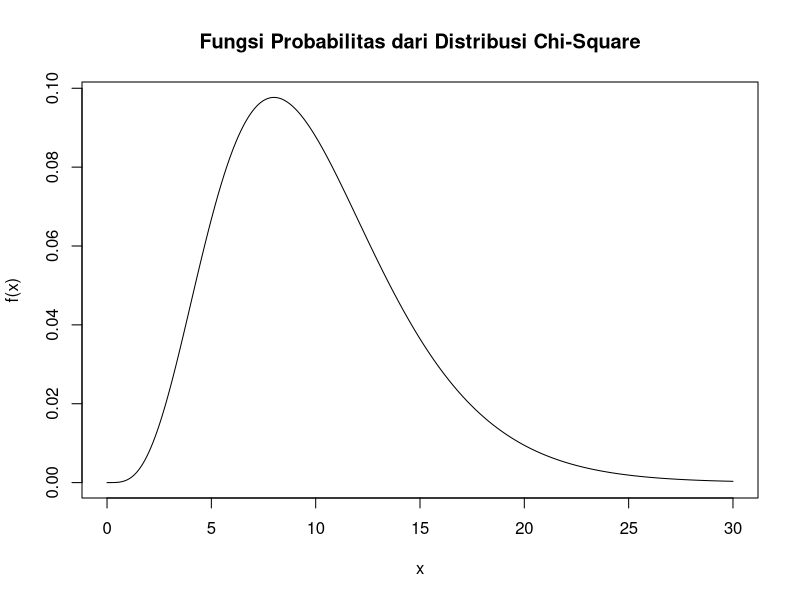
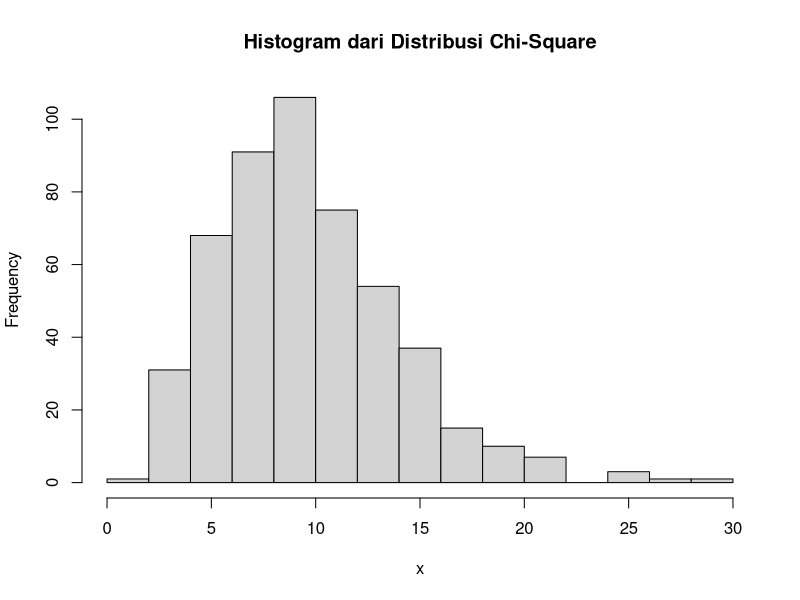

Reproduce these figures in R, in order.
# Author: Alfan Lukeyan Rizki - 5025211046
# Class: Probability and Statistics(C)
# Description: No. 3 - Modul I Probability Distribution

# Parameter
v <- 10
n_sim <- 500

# a. Fungsi probabilitas dari distribusi Chi-Square
x <- seq(0, 30, by=0.1)
y <- dchisq(x, v)
plot(x, y, type="l", main="Fungsi Probabilitas dari Distribusi Chi-Square", xlab="x", ylab="f(x)")

# b. Histogram dari distribusi Chi-Square dengan 500 data acak
set.seed(123)
sim <- rchisq(n_sim, v)
hist(sim, main="Histogram dari Distribusi Chi-Square", xlab="x")

# c. Nilai rataan (μ) dan varian (σ2) dari distribusi Chi-Square
mean <- v
variance <- 2 * v
cat("c. Nilai rataan dari distribusi Chi-Square dengan", v, "derajat kebebasan adalah", mean, "dan variannya adalah", variance, "\n")